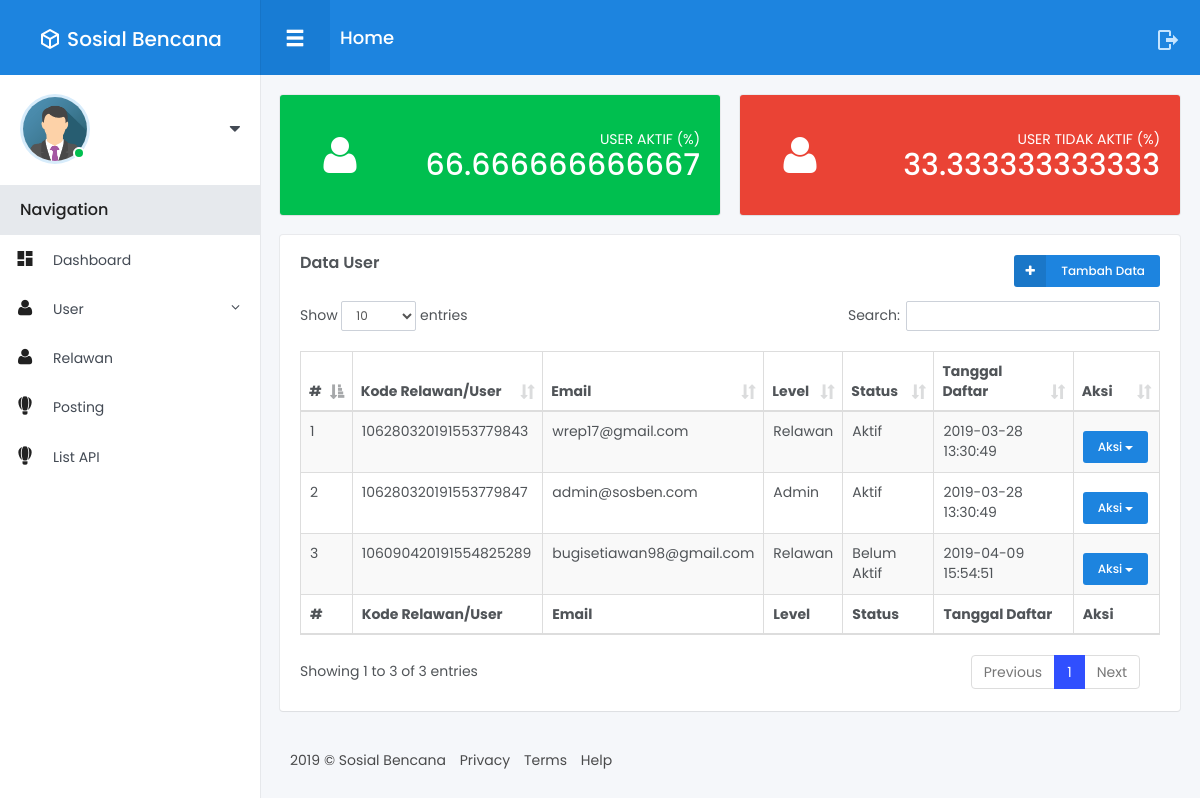
The app's page /index.php/user with its own data.
### tables this page shows
CREATE TABLE `user` (
  `id_user` int(11) NOT NULL,
  `user_kode` varchar(100) NOT NULL,
  `id_level` int(11) NOT NULL,
  `id_status` int(11) DEFAULT NULL,
  `nama` varchar(255) DEFAULT NULL,
  `email` varchar(255) NOT NULL,
  `password` varchar(100) NOT NULL,
  `tgl_lahir` date DEFAULT NULL,
  `j_kel` enum('Laki Laki','Perempuan','','') DEFAULT NULL,
  `phone` varchar(13) DEFAULT NULL,
  `avatar` varchar(255) DEFAULT NULL,
  `token` varchar(256) NOT NULL,
  `verifikasi` timestamp NULL DEFAULT NULL,
  `tanggal` timestamp NULL DEFAULT NULL
);

CREATE TABLE `level` (
  `id_level` int(11) NOT NULL,
  `kode_level` varchar(10) NOT NULL,
  `level` varchar(50) NOT NULL,
  `tanggal` timestamp NOT NULL DEFAULT CURRENT_TIMESTAMP ON UPDATE CURRENT_TIMESTAMP
);

CREATE TABLE `status` (
  `id_status` int(11) NOT NULL,
  `kode_status` int(11) NOT NULL,
  `nama_status` varchar(50) NOT NULL,
  `tanggal` timestamp NOT NULL DEFAULT CURRENT_TIMESTAMP ON UPDATE CURRENT_TIMESTAMP
);

### application/controllers/User.php (called while the page is built, shortened)
<?php
class User extends CI_Controller {
	public function __construct()
	{
        $this->load->model('User_model');
        $this->load->model('Level_model');
        $this->load->model('Status_model');
    }
    public function index()
    {
        $user           = $this->User_model->getUser()->result_array();
        $level          = $this->Level_model->getLevel()->result_array();
        $status         = $this->Status_model->getStatus()->result_array();
        $jumlahuser     = $this->User_model->getUser()->num_rows();
        $useraktif      = $this->User_model->userAktif()->num_rows();
        $usertidakaktif = $this->User_model->userTidakAktif()->num_rows();
        $data = array(
            'user'              => $user,
            'level'             => $level,
            'status'            => $status,
            'jumlahuser'        => $jumlahuser,
            'useraktif'         => $useraktif,
            'usertidakaktif'    => $usertidakaktif,
        );
        $this->load->view('Admin/User/index', $data);
    }
}

### index.php (called while the page is built, shortened)
<?php
require_once BASEPATH.'core/CodeIgniter.php';

### application/models/User_model.php (called while the page is built, shortened)
<?php
class User_model extends CI_Model {
    public function getUser()
    {
        return $this->db->get('user');
    }
    public function userAktif()
    {
        $this->db->where('id_status', 1);
        return $this->db->get('user');
    }
    public function userTidakAktif()
    {
        $this->db->where('id_status', 2);
        return $this->db->get('user');
    }
}

### application/models/Level_model.php (called while the page is built, shortened)
<?php
class Level_model extends CI_Model {
    public function getLevel()
    {
        return $this->db->get('level');
    }
}

### application/models/Status_model.php (called while the page is built, shortened)
<?php
class Status_model extends CI_Model {
    public function getStatus()
    {
        return $this->db->get('status');
    }
}

### application/views/Admin/User/index.php (the view, shortened to what this page needs)
<!DOCTYPE html>
<html lang="en">
<head>
</head>
<body>
<div class="main-menu">
	<header class="header">
	</header>
	<div class="content">
	</div>
</div>
<div class="fixed-navbar">
</div>
<div id="wrapper">
	<div class="main-content">
		<div class="row small-spacing">
			<div class="col-lg-6 col-md-6 col-sm-12">
				<div class="box-content bg-success text-white">
					<div class="statistics-box with-icon">
						<i class="ico small fa fa-user"></i>
						<p class="text text-white">USER AKTIF (%)</p>
						<h2 class="counter"><?php echo $useraktif/$jumlahuser*100; ?></h2>
					</div>
				</div>
			</div>
			<div class="col-lg-6 col-md-6 col-sm-12">
				<div class="box-content bg-danger text-white">
					<div class="statistics-box with-icon">
						<i class="ico small fa fa-user"></i>
						<p class="text text-white">USER TIDAK AKTIF (%)</p>
						<h2 class="counter"><?php echo $usertidakaktif/$jumlahuser*100; ?></h2>
					</div>
				</div>
			</div>
            <div class="col-lg-12">
				<div class="box-content">
					<h4 class="box-title">Data User</h4>
					<div class="dropdown js__drop_down">
                        <a href="<?php echo base_url('user/tambah'); ?>" class="btn btn-xs btn-primary btn-icon btn-icon-left waves-effect waves-light"><i class="ico fa fa-plus"></i> Tambah Data</a>
					</div>
					<table id="example" class="table table-striped table-bordered display" style="width:100%">
						<thead>
							<tr>
								<th>#</th>
								<th>Kode Relawan/User</th>
								<th>Email</th>
								<th>Level</th>
								<th>Status</th>
								<th>Tanggal Daftar</th>
								<th>Aksi</th>
							</tr>
						</thead>
						<tfoot>
							<tr>
								<th>#</th>
								<th>Kode Relawan/User</th>
								<th>Email</th>
								<th>Level</th>
								<th>Status</th>
								<th>Tanggal Daftar</th>
								<th>Aksi</th>
							</tr>
						</tfoot>
						<tbody>
							<?php
							$no = 1;
							foreach($user as $user) {
							?>
							<tr>
								<td><?php echo $no++; ?></td>
								<td><?php echo $user['user_kode']; ?></td>
								<td><?php echo $user['email']; ?></td>
								<td>
									<?php
									foreach($level as $lev)
									{
										echo $lev['kode_level'] == $user['id_level'] ? $lev['level'] : '';
									}
									?>
								</td>
								<td>
									<?php
									foreach($status as $s)
									{
										echo $s['kode_status'] == $user['id_status'] ? $s['nama_status'] : '';
									}
									?>
								</td>
								<td><?php echo $user['tanggal']; ?></td>
								<td>
									<div class="btn-group margin-top-10">
										<button type="button" class="btn btn-xs btn-block btn-primary dropdown-toggle" data-toggle="dropdown" aria-haspopup="true" aria-expanded="false">Aksi <span class="caret"></span></button>
									</div>
                                </td>
                            </tr>
							<?php } ?>
                        </tbody>
					</table>
				</div>
			</div>
		</div>
		<footer class="footer">
		</footer>
	</div>
</div>
</body>
</html>

### records on screen
user: user_kode "106280320191553779843", email "wrep17@gmail.com", tanggal "2019-03-28 13:30:49"
level: level "Relawan"
status: nama_status "Aktif"
user: user_kode "106280320191553779847", email "admin@sosben.com", tanggal "2019-03-28 13:30:49"
level: level "Admin"
user: user_kode "106090420191554825289", email "bugisetiawan98@gmail.com", tanggal "2019-04-09 15:54:51"
status: nama_status "Belum Aktif"

### other values on screen
SITE_NAME "Sosial Bencana"
$useraktif/$jumlahuser*100 "66.666666666667"
$usertidakaktif/$jumlahuser*100 "33.333333333333"
